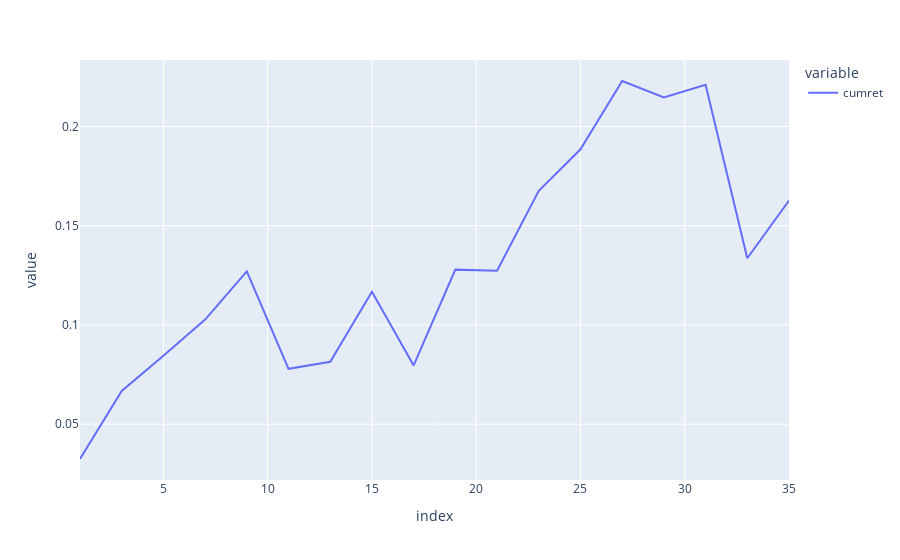

The notebook cell saved with this chart:
### Code cell
print (df1['cumret'].iloc[-1])
fig = px.line(df1['cumret'])
fig.show()

### Figure 1 — Plotly figure (JSON) as saved in the notebook; plotly's stock layout.template omitted (floating-point values rounded to 4 significant figures)
{"data": [{"hovertemplate": "variable=cumret<br>index=%{x}<br>value=%{y}<extra></extra>", "legendgroup": "cumret", "line": {"color": "#636efa", "dash": "solid"}, "mode": "lines", "name": "cumret", "orientation": "v", "showlegend": true, "type": "scatter", "x": [1, 3, 5, 7, 9, 11, 13, 15, 17, 19, 21, 23, 25, 27, 29, 31, 33, 35], "xaxis": "x", "y": [0.03242, 0.06668, 0.08447, 0.1027, 0.1271, 0.07787, 0.08144, 0.1167, 0.0796, 0.1279, 0.1273, 0.1676, 0.1885, 0.2229, 0.2146, 0.221, 0.1336, 0.1627], "yaxis": "y"}], "layout": {"legend": {"title": {"text": "variable"}, "tracegroupgap": 0}, "margin": {"t": 60}, "xaxis": {"anchor": "y", "domain": [0, 1], "title": {"text": "index"}}, "yaxis": {"anchor": "x", "domain": [0, 1], "title": {"text": "value"}}}}
